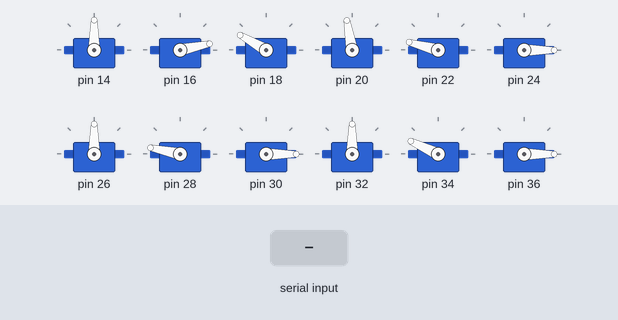
This sketch was run on a simulated Arduino Uno, built with avr-gcc and run on an emulated ATmega328P. Shown: 12 × servo. The inputs (shaded band) are chosen by the test bench.

Above: at 2.1 s.
2.2 s: "coucou\n" received over Serial
At 2.9 s:
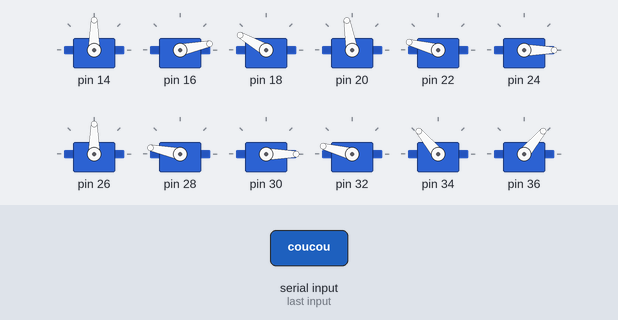
5.2 s: "Position initiale\n" received over Serial
At 7.3 s:
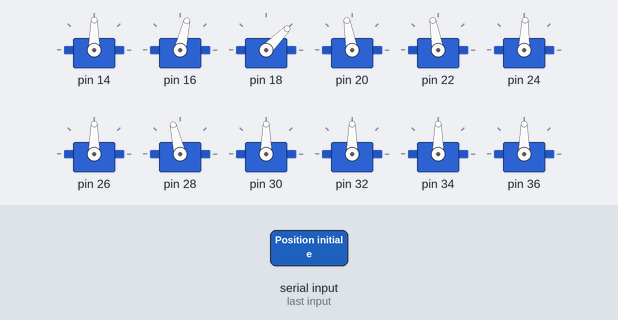
8.2 s: "Repousser Obj\n" received over Serial
At 9.7 s:
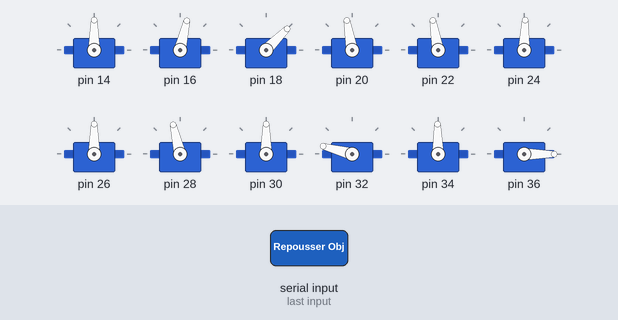
10.6 s: "Avancer\n" received over Serial
At 15.6 s:
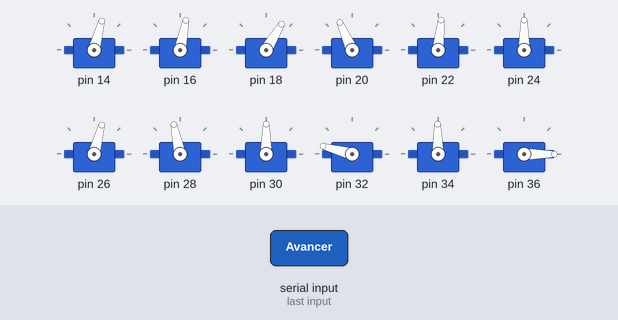
16.6 s: "Reculer\n" received over Serial
At 24.5 s:
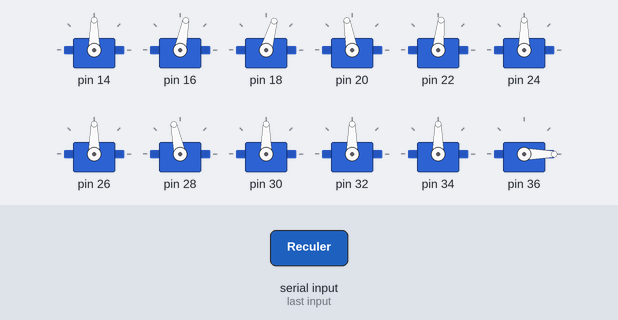
25.6 s: "coucou\n" received over Serial
At 26.6 s:
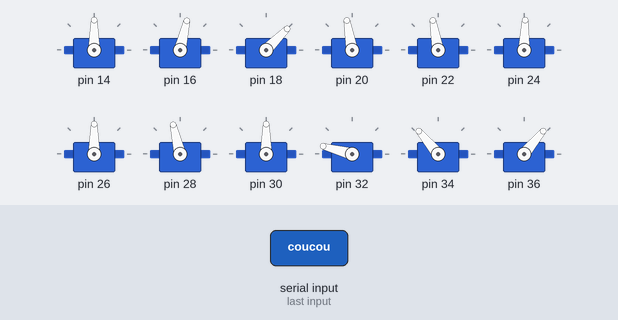
Timing chart, 0 to 29.6 s (numbered marks = the images above; inputs shaded):
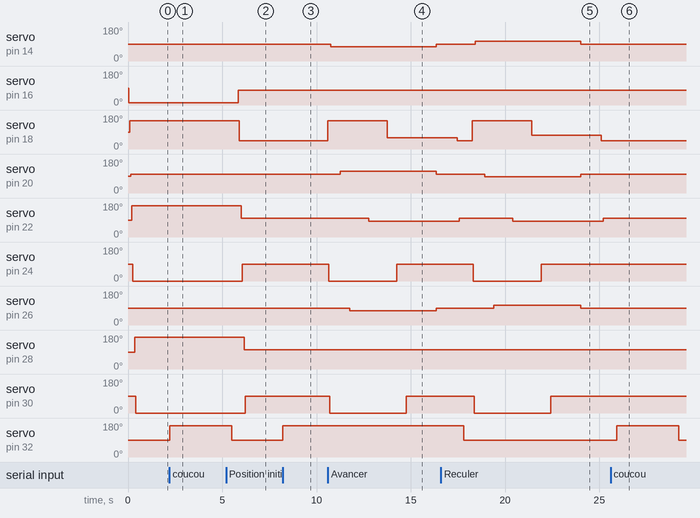

The sketch:

ArduinoPresentation.ino
```cpp
#include <Servo.h>

// Création de la liste
Servo servos[18];

void setup() {
  Serial.begin(9600);

  // Attacher les 18 servos aux broches 14, 16, 18, ...
  for (int i = 0; i < 18; i++) {
    servos[i].attach(14 + (i * 2));
  }

  // Mise en position 0 (patte orientiées vers le haut)
  servos[0].write(90);
  delay(50);
  servos[1].write(12);
  delay(50);
  servos[2].write(150);
  delay(50);

  servos[3].write(100);
  delay(50);
  servos[4].write(165);
  delay(50);
  servos[5].write(0);
  delay(50);

  servos[6].write(90);
  delay(50);
  servos[7].write(168);
  delay(50);
  servos[8].write(0);
  delay(50);

  servos[9].write(90);
  delay(50);
  servos[10].write(155);
  delay(50);
  servos[11].write(0);
  delay(50);

  servos[12].write(104);
  delay(50);
  servos[13].write(0);
  delay(50);
  servos[14].write(165);
  delay(50);

  servos[15].write(98);
  delay(50);
  servos[16].write(0);
  delay(50);
  servos[17].write(165);
  delay(50);

}


void loop() {
  if (Serial.available()) {
    String line = Serial.readStringUntil('\n');

    int i1 = line.indexOf(';');
    int i2 = line.indexOf(';', i1+1);
    String command = line.substring(i2+1);
    if (command == "coucou") {
      // Patte 1 uniquement (servos 0, 1, 2)
      servos[10].write(130);
      servos[9].write(165);
      delay(300);

      servos[11].write(50);
      delay(500);
      servos[11].write(70);
      delay(500);
      servos[11].write(50);
      delay(500);
      servos[11].write(70);
      delay(500);
      servos[11].write(50);
      delay(500);
      servos[11].write(70);
      delay(500);

      servos[11].write(90);
      servos[9].write(90);
      servos[10].write(90);
      delay(300);
    }
    if (command == "Position initiale") {
      // Mise en position initiale
        int deg = 180;
        servos[0].write(90);
        delay(50);
        servos[1].write(77);
        delay(50);
        servos[2].write(45);
        delay(50);

        servos[3].write(100);
        delay(50);
        servos[4].write(100);
        delay(50);
        servos[5].write(88);
        delay(50);

        servos[6].write(90);
        delay(50);
        servos[7].write(103);
        delay(50);
        servos[8].write(90);
        delay(50);

        servos[9].write(90);
        delay(50);
        servos[10].write(90);
        delay(50);
        servos[11].write(90);
        delay(50);

        servos[12].write(104);
        delay(50);
        servos[13].write(65);
        delay(50);
        servos[14].write(75);
        delay(50);

        servos[15].write(98);
        delay(50);
        servos[16].write(65);
        delay(50);
        servos[17].write(75);
        delay(50);


    }
   if (command == "Repousser Obj") {
      servos[10].write(91);
      servos[9].write(165);
      delay(300);

      servos[11].write(0);
      delay(300);
      servos[11].write(45);
      delay(300);
      servos[11].write(0);
      delay(300);


   }
  if (command == "Tremble") {
        servos[2].write(40);
        servos[5].write(83);
        servos[8].write(85);
        servos[11].write(85);
        servos[14].write(70);
        servos[17].write(70);
        delay(100);

        servos[2].write(50);
        servos[5].write(93);
        servos[8].write(95);
        servos[11].write(95);
        servos[14].write(80);
        servos[17].write(80);
        delay(100);

        servos[2].write(40);
        servos[5].write(83);
        servos[8].write(85);
        servos[11].write(85);
        servos[14].write(70);
        servos[17].write(70);
        delay(100);

        servos[2].write(50);
        servos[5].write(93);
        servos[8].write(95);
        servos[11].write(95);
        servos[14].write(80);
        servos[17].write(80);
        delay(100);


  }
 if (command == "Avancer") {
      float x = 20;
      float l1 = 55.0;
      float l2 = 80.0;
      float l3 = 80.0;
      float gamma = atan(x/l3);
      float l4 = l3/cos(gamma);

      // 50*50 = (-hauteur du chassis en mm)^2
      float beta = - acos( (50*50 + l4*l4 - l1*l1 - l2*l2) / (2*l1*l2) );
      float alpha = atan((((l1 + (l2*cos(beta)))*(-50)) - (l2*sin(beta)*l4)) / (((l1 + (l2*cos(beta)))*l4) + (l2*sin(beta)*(-50))));

      int deg = 180;

      servos[2].write(150);
      delay(50);
      servos[5].write(0);
      delay(50);
      servos[8].write(0);
      delay(50);


      servos[0].write(90 - (gamma*180/3.1415));
      delay(500);

      servos[3].write(100 + (gamma*180/3.1415));
      delay(500);

      servos[6].write(90 - (gamma*180/3.1415));
      delay(500);


      servos[1].write(104 - (alpha*180/3.1415));
      delay(500);

      servos[4].write(150 - 90 + (alpha*180/3.1415));
      delay(500);

      servos[7].write(168 - 90 + (alpha*180/3.1415));
      delay(500);


      servos[2].write((150 + (beta*180/3.1415)));
      delay(500);

      servos[5].write((-beta*180/3.1415));
      delay(500);

      servos[8].write((-beta*180/3.1415));
      delay(1000);


      servos[11].write(0);
      delay(200);
      servos[14].write(165);
      delay(200);
      servos[17].write(165);
      delay(200);


      servos[6].write(90);
      servos[0].write(90);
      servos[3].write(100);


      delay(1000); // A modifier
      // Mise en position initiale
      servos[0].write(90);
      delay(50);
      servos[1].write(77);
      delay(50);
      servos[2].write(45);
      delay(50);

      servos[3].write(100);
      delay(50);
      servos[4].write(100);
      delay(50);
      servos[5].write(88);
      delay(50);

      servos[6].write(90);
      delay(50);
      servos[7].write(103);
      delay(50);
      servos[8].write(90);
      delay(50);

      servos[9].write(90);
      delay(50);
      servos[10].write(90);
      delay(50);
      servos[11].write(90);
      delay(50);

      servos[12].write(104);
      delay(50);
      servos[13].write(65);
      delay(50);
      servos[14].write(75);
      delay(50);

      servos[15].write(98);
      delay(50);
      servos[16].write(65);
      delay(50);
      servos[17].write(75);
      delay(50);
    }

    if (command == "Reculer") {
        float x = 20;
        float l1 = 55.0;
        float l2 = 80.0;
        float l3 = 80.0;
        float gamma = atan(x/l3);
        float l4 = l3/cos(gamma);

        // 50*50 = (-hauteur du chassis en mm)^2
        float beta = - acos( (50*50 + l4*l4 - l1*l1 - l2*l2) / (2*l1*l2) );
        float alpha = atan((((l1 + (l2*cos(beta)))*(-50)) - (l2*sin(beta)*l4)) / (((l1 + (l2*cos(beta)))*l4) + (l2*sin(beta)*(-50))));

        int deg = 180;

        servos[2].write(150);
        delay(50);
        servos[5].write(0);
        delay(50);
        servos[8].write(0);
        delay(50);


        servos[0].write(90 + (gamma*180/3.1415));
        delay(500);

        servos[3].write(100 - (gamma*180/3.1415));
        delay(500);

        servos[6].write(90 + (gamma*180/3.1415));
        delay(500);


        servos[1].write(104 - (alpha*180/3.1415));
        delay(500);

        servos[4].write(150 - 90 + (alpha*180/3.1415));
        delay(500);

        servos[7].write(168 - 90 + (alpha*180/3.1415));
        delay(500);


        servos[2].write((165 + (beta*180/3.1415)));
        delay(500);

        servos[5].write((-beta*180/3.1415));
        delay(500);

        servos[8].write((-beta*180/3.1415));
        delay(1000);


        servos[11].write(0);
        delay(200);
        servos[14].write(165);
        delay(200);
        servos[17].write(165);
        delay(200);


        servos[0].write(90);
        servos[3].write(100);
        servos[6].write(90);

        delay(1000); // A modifier
        // Mise en position initiale
        servos[0].write(90);
        delay(50);
        servos[1].write(77);
        delay(50);
        servos[2].write(45);
        delay(50);

        servos[3].write(100);
        delay(50);
        servos[4].write(100);
        delay(50);
        servos[5].write(88);
        delay(50);

        servos[6].write(90);
        delay(50);
        servos[7].write(103);
        delay(50);
        servos[8].write(90);
        delay(50);

        servos[9].write(90);
        delay(50);
        servos[10].write(90);
        delay(50);
        servos[11].write(90);
        delay(50);

        servos[12].write(104);
        delay(50);
        servos[13].write(65);
        delay(50);
        servos[14].write(75);
        delay(50);

        servos[15].write(98);
        delay(50);
        servos[16].write(65);
        delay(50);
        servos[17].write(75);
        delay(50);

    }


 }
}
```

Measured:
- after the input at 2.2 s, servo on pin 32: 90° → 165° at once; servo on pin 34: 155° → 130° at once; servo on pin 36: alternates 70° for 0.50 s and 50° for 0.50 s, starting after 0.31 s
- after the input at 5.2 s, servo on pin 16: 12° → 77° after 0.66 s; servo on pin 18: 150° → 45° after 0.71 s; servo on pin 22: 165° → 100° after 0.81 s; servo on pin 24: 0° → 88° after 0.86 s; servo on pin 28: 168° → 103° after 0.96 s
- after the input at 8.2 s, servo on pin 32: 90° → 165° at once; servo on pin 34: 90° → 91° at once; servo on pin 36: 90° → 0° after 0.31 s, → 45° 0.30 s later, → 0° 0.30 s later
- after the input at 10.6 s, servo on pin 14: 90° → 75° after 0.16 s, → 90° 5.6 s later; servo on pin 16: 77° → 79° after 1.7 s; servo on pin 18: 45° → 150° at once, → 59° 3.2 s later; servo on pin 20: 100° → 114° after 0.66 s, → 100° 5.1 s later; servo on pin 22: 100° → 84° after 2.2 s
- after the input at 16.6 s, servo on pin 14: 90° → 104° after 1.8 s, → 90° 5.6 s later; servo on pin 20: 100° → 85° after 2.3 s, → 100° 5.1 s later; servo on pin 26: 90° → 104° after 2.8 s, → 90° 4.6 s later; servo on pin 30: 90° → 0° after 1.8 s, → 90° 4.1 s later
- after the input at 25.6 s, servo on pin 32: 90° → 165° after 0.31 s, → 90° 3.3 s later; servo on pin 34: 90° → 130° after 0.31 s, → 90° 3.3 s later; servo on pin 36: 90° → 50° after 0.61 s, then repeats every 1.0 s: 70° 0.50 s, 50° 0.50 s
